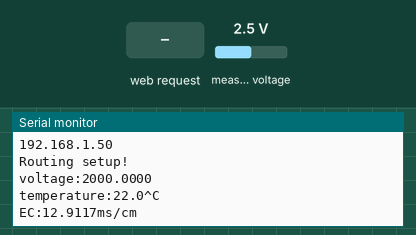
This sketch was run on a simulated ESP32. Shown: the last lines printed to the serial monitor. The test bench sets the inputs (shaded band); at power-on: measured voltage 2.5 V. WiFi joins after 1.5 s; servers stay silent unless stated; EEPROM starts erased.

Above: at 2.7 s.
2.8 s: HTTP request GET /ec received
At 3.2 s:
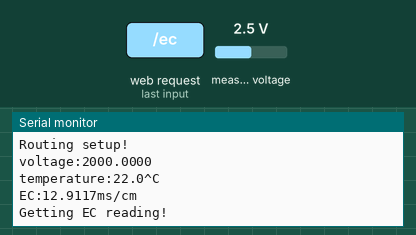
4.3 s: HTTP request GET /info received
At 4.46 s:
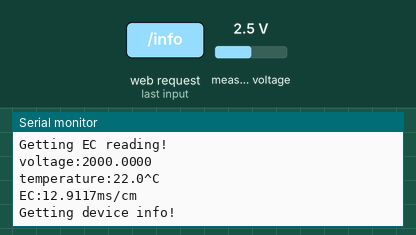
5.8 s: measured voltage set to 0.1 V
At 7.1 s:
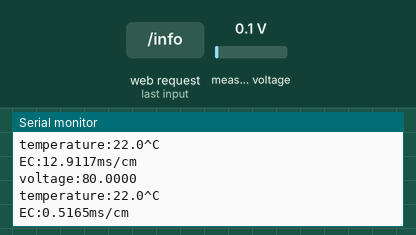
7.3 s: measured voltage set to 1.2 V
At 8.3 s:
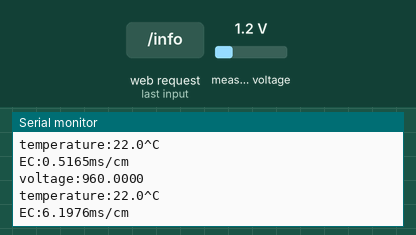
Timing chart, 0 to 9.8 s (numbered marks = the images above; inputs shaded):
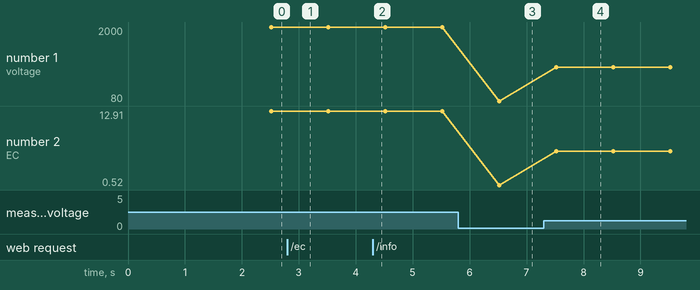

The sketch:

ec_server.ino
```cpp
// Load Wi-Fi library
#include <WiFi.h>
#include <DNSServer.h>
#include <WiFiManager.h>
#include <ESPmDNS.h>
#include <WebServer.h>
#include <ArduinoJson.h>
#include <EEPROM.h>
#include "Arduino.h"
#include "Adafruit_ADS1X15.h"
#include "DFRobot_ESP_EC.h"
#include "EEPROM.h"

//#include <OneWire.h>
//#include <DallasTemperature.h>

//#include <ESPAsyncWebServer.h>

// Data wire is connected to GPIO 15
//#define ONE_WIRE_BUS 15

DFRobot_ESP_EC ec;
Adafruit_ADS1115 ads;

float voltage, ecValue, temperature = 22;


// Setup a oneWire instance to communicate with any OneWire devices
//OneWire oneWire(ONE_WIRE_BUS);

// Pass our oneWire reference to Dallas Temperature sensor
//DallasTemperature sensors(&oneWire);


WebServer server(80);

StaticJsonDocument<250> jsonDocument;
char buffer[250];

void setup_routing() {     \
  Serial.println("Routing setup!");
  server.on("/ec", getEC);
  server.on("/info", getInfo);
  server.begin();
}

void add_json_object(char *tag, String value) {
  JsonObject obj = jsonDocument.createNestedObject();
  obj["type"] = tag;
  obj["value"] = value;
}


void create_json_info(char* sensor, int quantity, char* record_type) {
  jsonDocument.clear();
  jsonDocument["sensor"] = sensor;
  jsonDocument["quantity"] = quantity;
  jsonDocument["record-type"] = record_type;
  serializeJson(jsonDocument, buffer);
}

void create_json_ec(char *type, float value) {
  jsonDocument.clear();
  jsonDocument["sensor"] = type;
  jsonDocument["value"] = value;
  serializeJson(jsonDocument, buffer);
}

void getInfo(){
   Serial.println("Getting device info!");
   create_json_info("EC Sensor", 1, "mS/cm");
   server.send(200, "application/json", buffer);
}

void getEC(){
  Serial.println("Getting EC reading!");
  create_json_ec("sensor 1", ecValue);
  server.send(200, "application/json", buffer);
}


void setup() {
  Serial.begin(115200);
  EEPROM.begin(32);//needed EEPROM.begin to store calibration k in eeprom
  ec.begin();//by default lib store calibration k since 10 change it by set ec.begin(30); to start from 30
  ads.setGain(GAIN_ONE);
  ads.begin();
  WiFiManager wifiManager;
  Serial.println("Conecting.....");
  wifiManager.autoConnect("EC Sensor");
  Serial.println("connected");

  if(!MDNS.begin("esp32")) {
     Serial.println("Error starting mDNS");
     return;
  }

//
  MDNS.addService("http", "tcp", 80);
  //Name of Device and
  MDNS.addServiceTxt("http", "tcp", "type", "EC Sensor");
  MDNS.addServiceTxt("http", "tcp", "Amount", "1");

  Serial.println(WiFi.localIP());
  setup_routing();
}


void loop() {
  static unsigned long timepoint = millis();
  if (millis() - timepoint > 1000U) //time interval: 1s
  {

    timepoint = millis();
    voltage = ads.readADC_SingleEnded(0) / 10;
    Serial.print("voltage:");
    Serial.println(voltage, 4);

    //temperature = readTemperature();  // read your temperature sensor to execute temperature compensation
    Serial.print("temperature:");
    Serial.print(temperature, 1);
    Serial.println("^C");

    ecValue = ec.readEC(voltage, temperature); // convert voltage to EC with temperature compensation
    Serial.print("EC:");
    Serial.print(ecValue, 4);
    Serial.println("ms/cm");
  }
  ec.calibration(voltage, temperature); // calibration process by Serail CMD
  server.handleClient();

}
```

Measured:
- after the input at 2.8 s, the serial monitor: prints a new line at once (image 1)
- after the input at 4.3 s, the serial monitor: prints a new line at once (image 2)
- after the input at 5.8 s, the serial monitor: prints a new line after 0.72 s (image 3)
- after the input at 7.3 s, the serial monitor: prints a new line after 0.22 s (image 4)
- plotted number 1: 2000 → 80 after the input at 5.8 s, 80 → 960 after the input at 7.3 s
- plotted number 2: 12.91 → 0.52 after the input at 5.8 s, 0.52 → 6.2 after the input at 7.3 s
